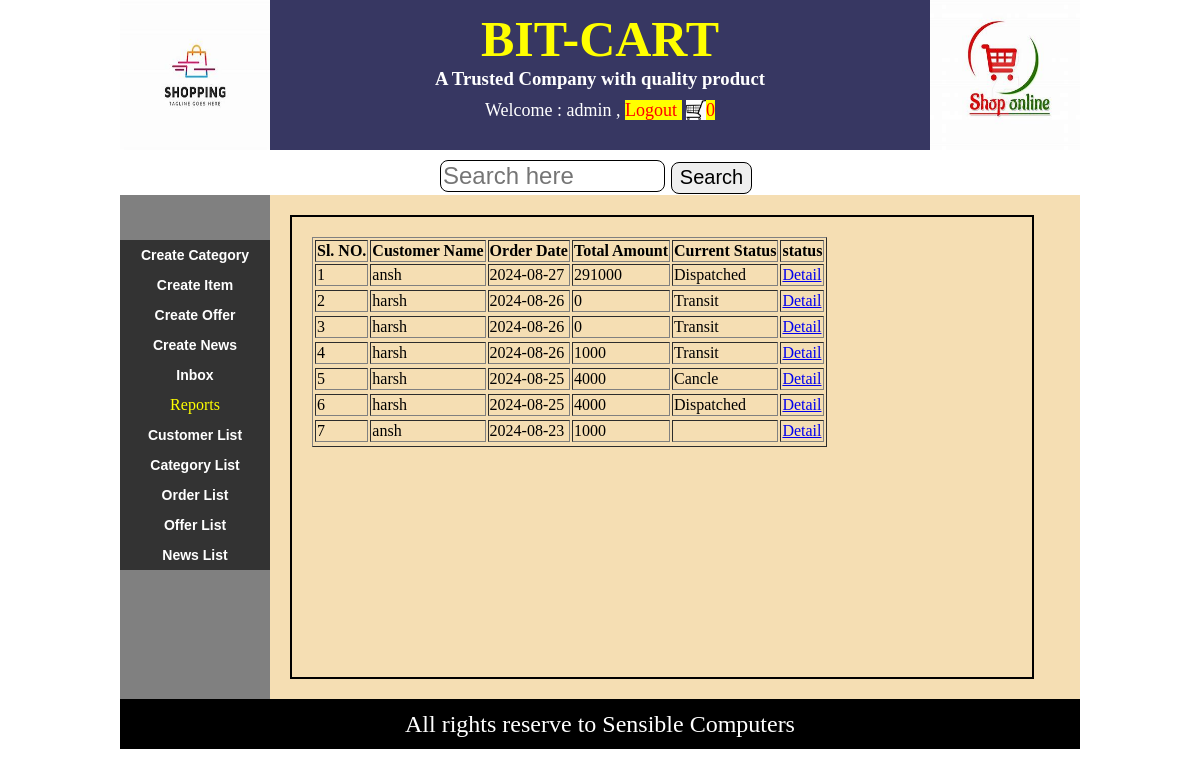
The app's page /displayOredrMasterForAdmin.php (signed in) with its own data.
### tables this page shows
CREATE TABLE `order_master` (
  `order_id` int(11) NOT NULL,
  `user_name` varchar(40) NOT NULL,
  `order_date` date NOT NULL,
  `total_amnt` float NOT NULL,
  `order_status` varchar(30) NOT NULL,
  `last_update_date` date NOT NULL
);

### displayOredrMasterForAdmin.php (the view)
<?php @session_start();
  if(isset($_SESSION["uname"]) && $_SESSION["utype"]='admin')
{
  include("header.php");
?>
<div id="content">
<div id="leftSide">
<?php
  include("adminMenu.php");
?>
</div>
<div id="rightSide">
<?php
include("dbconnect.php");
$Order=mysqli_query($con,"select * from order_master order by order_id desc") or die("error");
echo("<div id='mylist'>");
echo("<table border='1'>");
echo("<tr>");
echo("<th>Sl. NO.</th>");
echo("<th>Customer Name</th>");
echo("<th>Order Date</th>");
echo("<th>Total Amount</th>");
echo("<th>Current Status</th>");
echo("<th>status</th>");
echo("</tr>");
$cnt=0;
while($row=mysqli_fetch_array($Order))
{
  $cnt++;
  $id=$row["order_id"];
  echo("<tr>");
  echo("<td>");
  echo($cnt);
  echo("</td>");
  echo("<td>");
  echo($row["user_name"]);
  echo("</td>");
  echo("<td>");
  echo($row["order_date"]);
  echo("</td>");
  echo("<td>");
  echo($row["total_amnt"]);
  echo("</td>");
  echo("<td>");
  echo($row["order_status"]);
  echo("</td>");
  echo("<td>");
  echo("<a href='displayOredrDetailForAdmin.php?id=$id'>Detail</a>");
  echo("</td>");
  echo("<tr>");
}
echo("</table>");
echo("</div>");;
?>
</div>
</div>
<?php
  include("footer.php");
}
else
{
  header("location:loginForm.php");
}
?>

### css/style.css (style rules this page uses)
body { margin: 0px; padding: 0px; }
#content { min-height: 450px; background-color: rgb(207, 201, 188); margin-top: 5px; }
#leftSide { min-height: 450px; background-color: gray; width: 150px; display: table-cell; }
#rightSide { min-height: 450px; background-color: wheat; width: 810px; display: table-cell; }
#mylist { margin: 20px; padding: 20px; border: 2px solid black; width: 700px; height: 420px; overflow: scroll; }

### records on screen
order_master: user_name "ansh", order_date "2024-08-27", total_amnt "291000", order_status "Dispatched"
order_master: user_name "harsh", order_date "2024-08-26", total_amnt "0", order_status "Transit"
order_master: user_name "harsh", order_date "2024-08-26", total_amnt "0", order_status "Transit"
order_master: user_name "harsh", order_date "2024-08-26", total_amnt "1000", order_status "Transit"
order_master: user_name "harsh", order_date "2024-08-25", total_amnt "4000", order_status "Cancle"
order_master: user_name "harsh", order_date "2024-08-25", total_amnt "4000", order_status "Dispatched"
order_master: user_name "ansh", order_date "2024-08-23", total_amnt "1000"

### other values on screen
$_SESSION["uname"] "admin"
$cnt "0"
